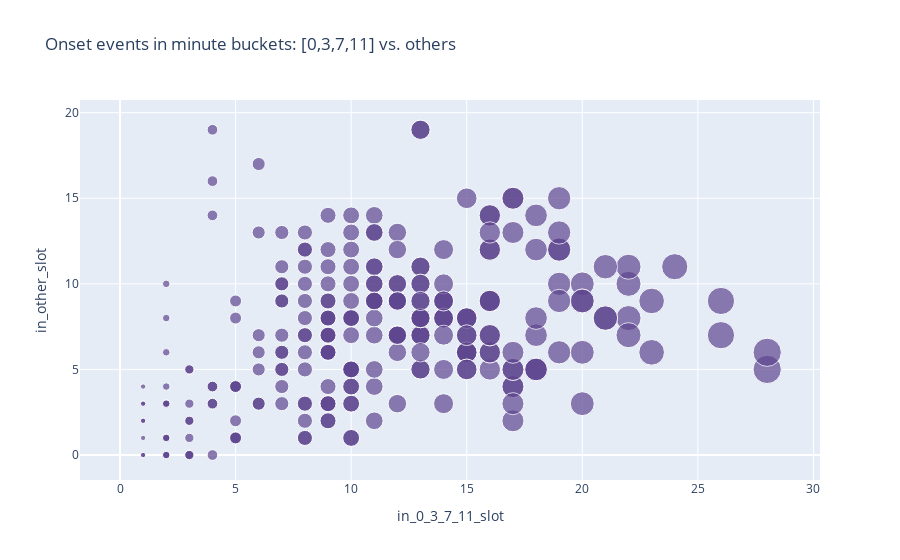

The notebook cell saved with this chart:
### Code cell
# Try using a similar scoring tool to identify clusters of series. 
# There are not many events in each series, so comparing the number of events in 0, 3, 7, and 11 to the number of other events provides a measure of the effect of a certain amount of signal on the noise.
def is_in_frequent_event_minute_slot(x):
    value = 0
    if x in [0,3,7,11]:
        value = 1
    return value

def is_in_other_event_minute_slot(x):
    value = 0
    if x not in [0,3,7,11]:
        value = 1
    return value

df_onset_mn['timestamp'] = pd.to_datetime(df_onset_mn['timestamp'], utc=True).dt.tz_convert(None)
df_onset_mn['hour'] = df_onset_mn["timestamp"].dt.hour
df_onset_mn['minute'] = df_onset_mn["timestamp"].dt.minute
df_onset_mn['15min'] = df_onset_mn['minute'] % 15

df_onset_mn['in_0_3_7_11_slot'] = df_onset_mn['15min'].apply(lambda x: is_in_frequent_event_minute_slot(x))
df_onset_mn['in_other_slot'] = df_onset_mn['15min'].apply(lambda x: is_in_other_event_minute_slot(x))

df_series_agg = df_onset_mn.groupby(['series_id'])[['in_0_3_7_11_slot', 'in_other_slot']].sum().reset_index()

fig = px.scatter(df_series_agg, x="in_0_3_7_11_slot", y="in_other_slot",
                 size='in_0_3_7_11_slot', 
                 title='Onset events in minute buckets: [0,3,7,11] vs. others',
                 color_discrete_sequence=px.colors.qualitative.Prism,
                 hover_data=['series_id'])
fig.show()

### Figure 1 — Plotly figure (JSON) as saved in the notebook; plotly's stock layout.template omitted (floating-point values rounded to 4 significant figures; data arrays with more than 128 entries replaced by an {"elided": "..."} marker saying what was removed)
{"data": [{"customdata": {"elided": "269x1 str values"}, "hovertemplate": "in_0_3_7_11_slot=%{marker.size}<br>in_other_slot=%{y}<br>series_id=%{customdata[0]}<extra></extra>", "legendgroup": "", "marker": {"color": "rgb(95, 70, 144)", "size": {"elided": "269 int values"}, "sizemode": "area", "sizeref": 0.07, "symbol": "circle"}, "mode": "markers", "name": "", "orientation": "v", "showlegend": false, "type": "scatter", "x": {"elided": "269 int values"}, "xaxis": "x", "y": {"elided": "269 int values"}, "yaxis": "y"}], "layout": {"legend": {"itemsizing": "constant", "tracegroupgap": 0}, "title": {"text": "Onset events in minute buckets: [0,3,7,11] vs. others"}, "xaxis": {"anchor": "y", "domain": [0, 1], "title": {"text": "in_0_3_7_11_slot"}}, "yaxis": {"anchor": "x", "domain": [0, 1], "title": {"text": "in_other_slot"}}}}
